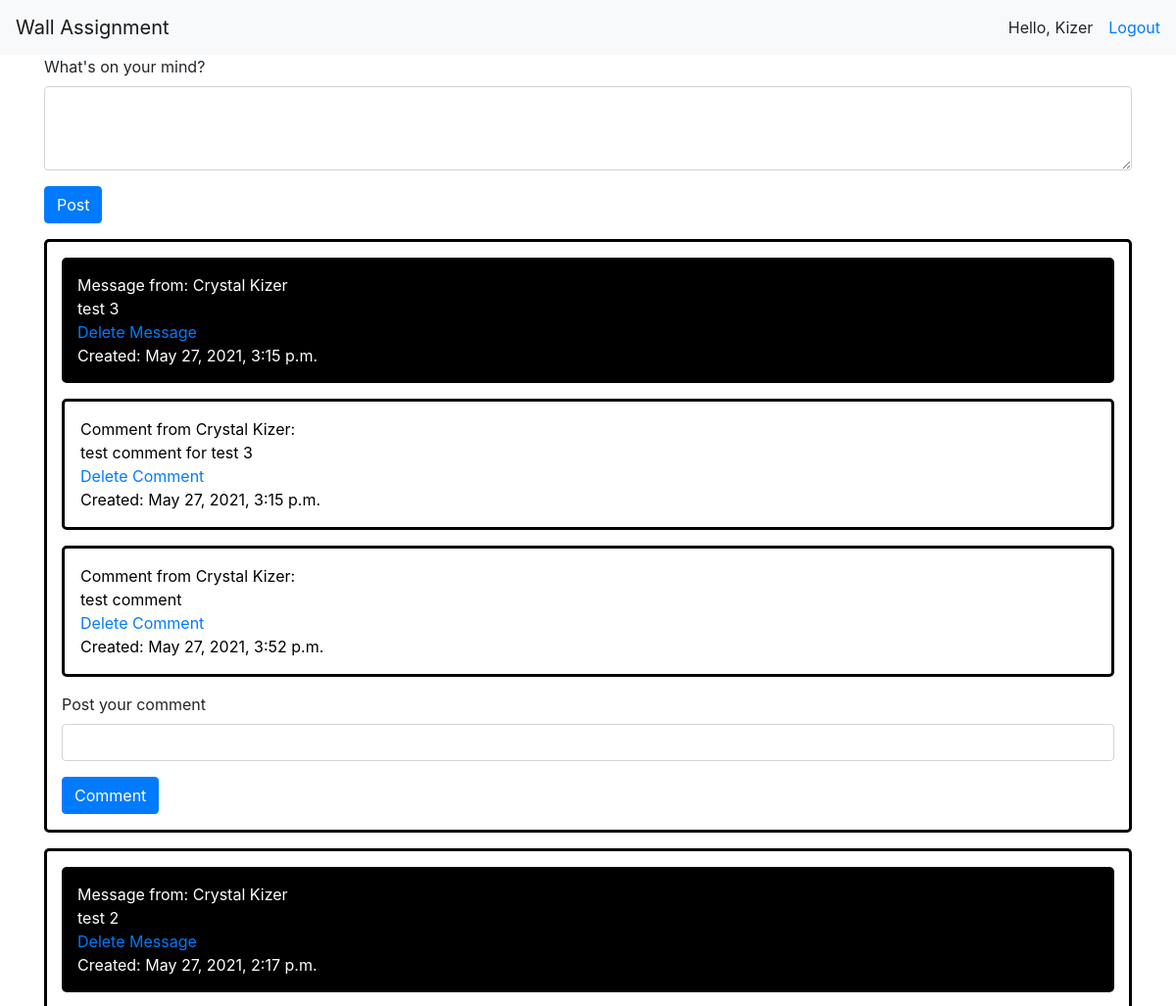
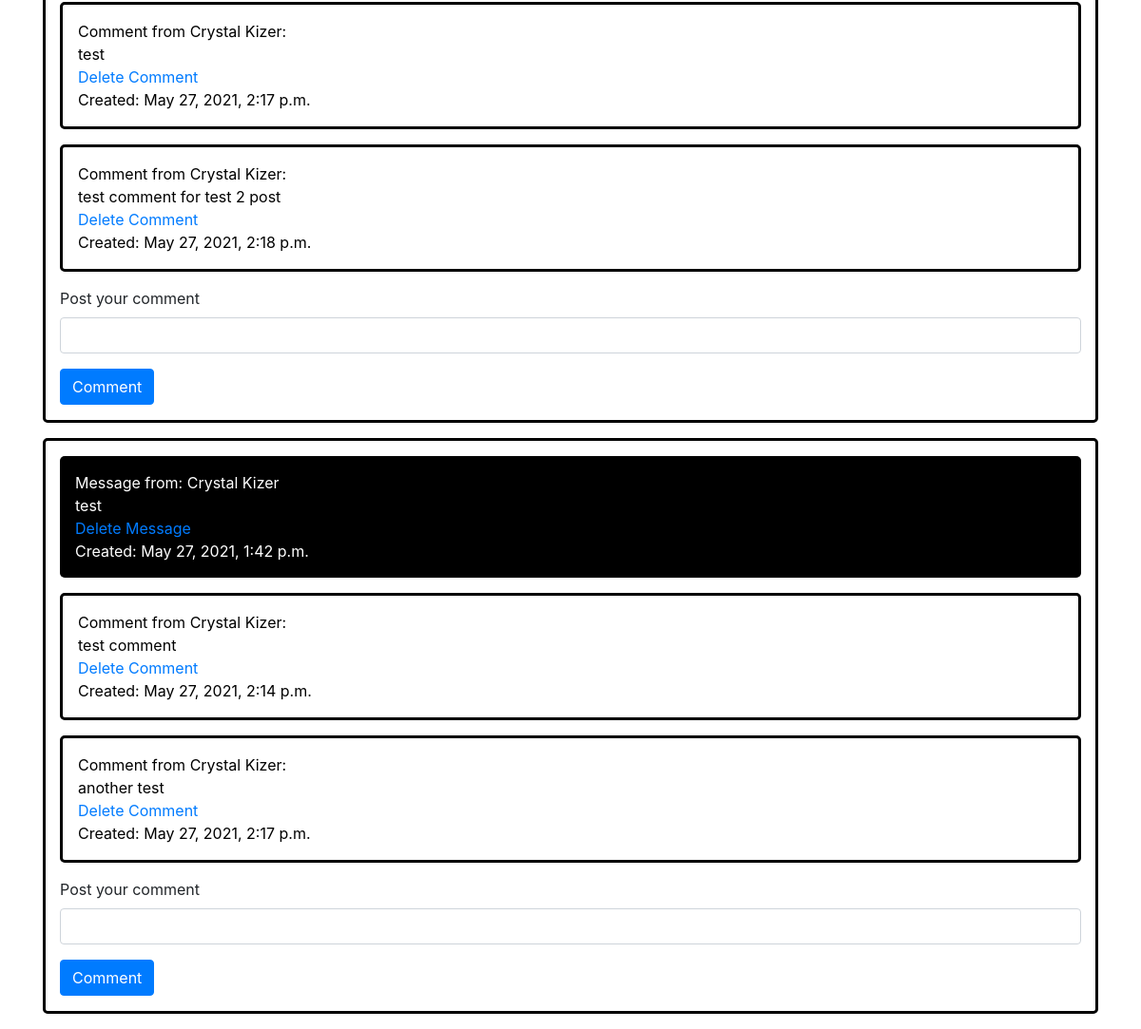
The app's page /wall (signed in), older data (2 pictures, top to bottom).
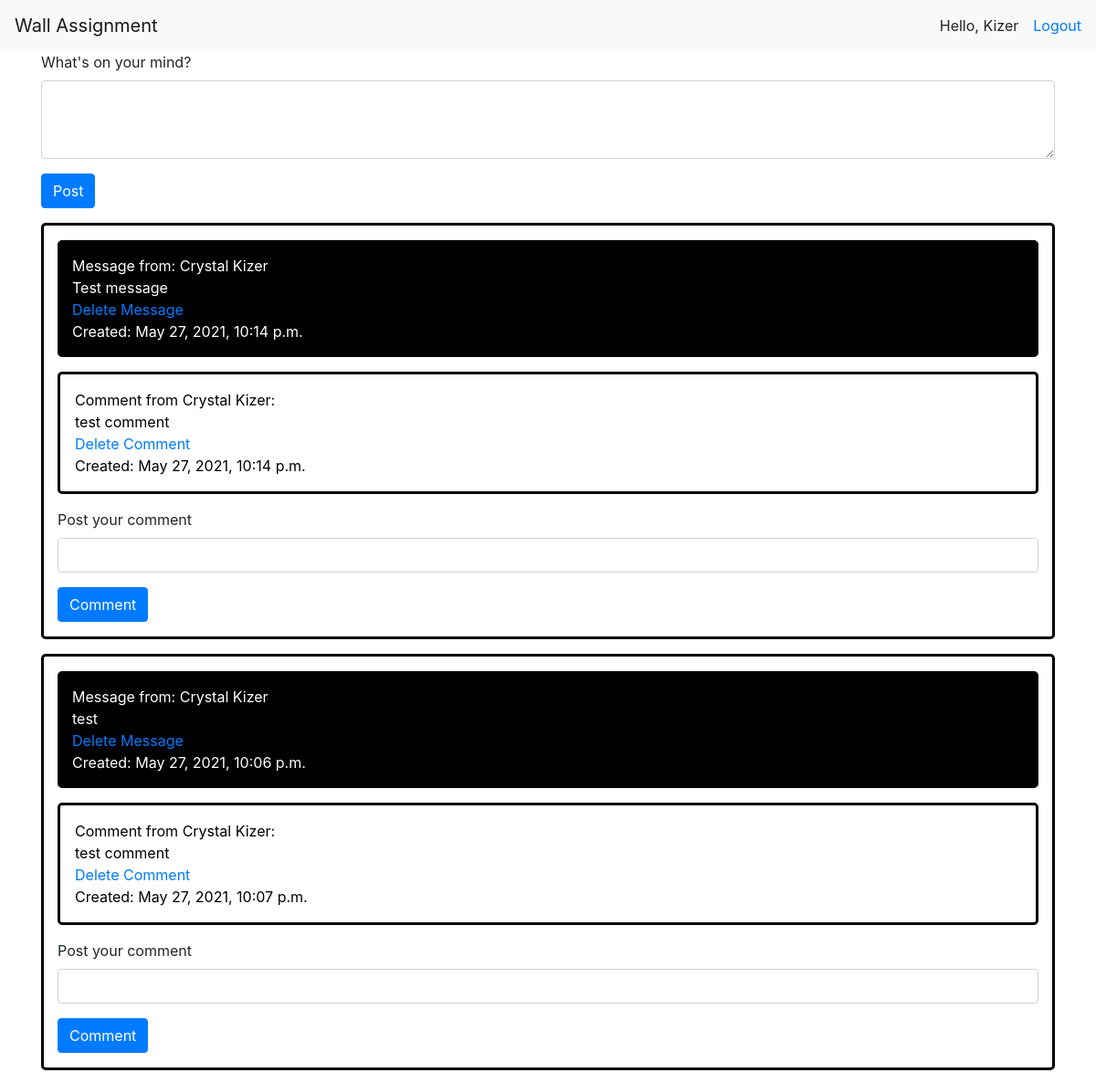
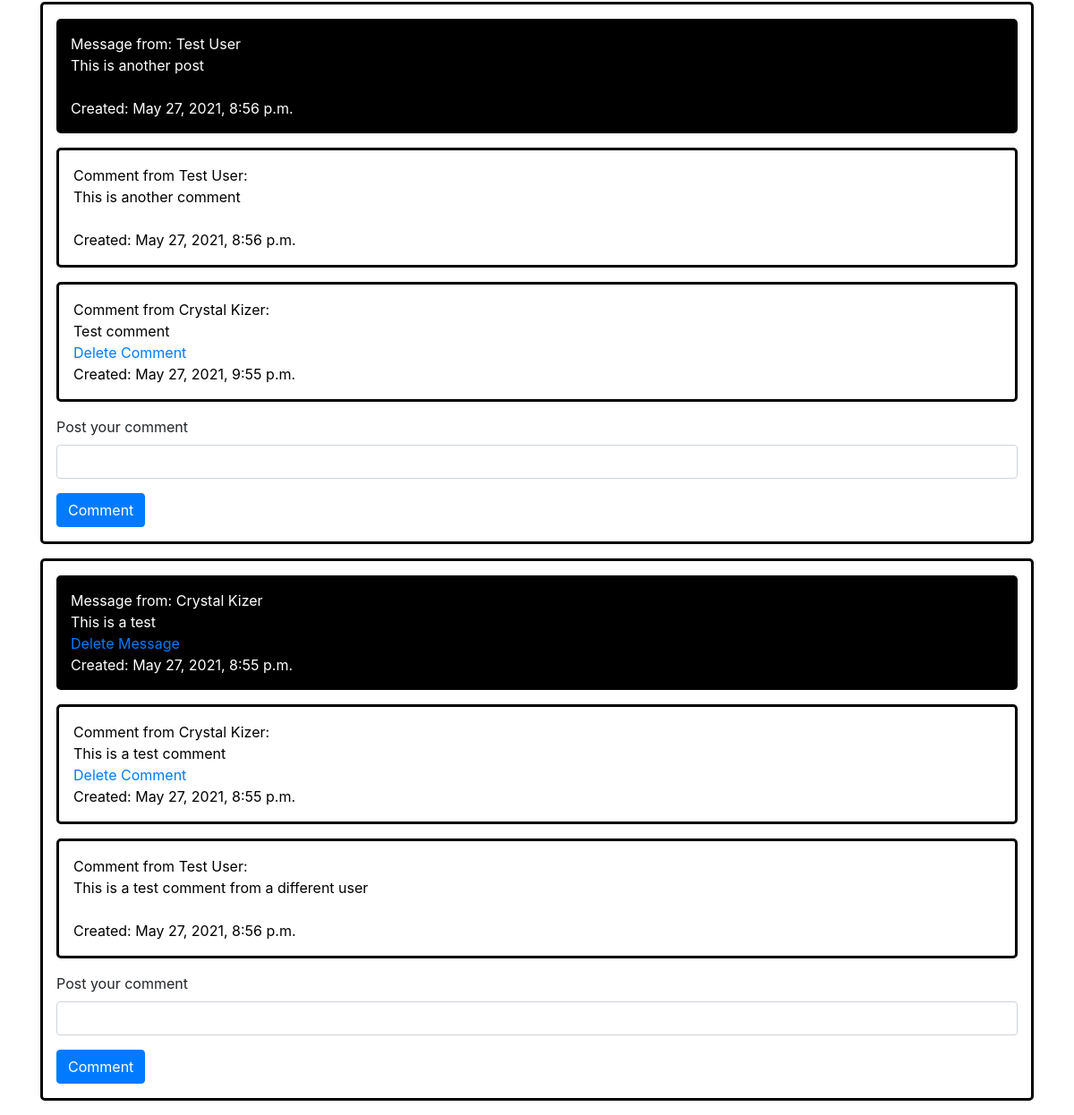
The same page, newer data (2 pictures, top to bottom).
### login_app/models.py (models this page shows)
class User(models.Model):
    first_name = models.CharField(max_length=255)
    last_name = models.CharField(max_length=255)
    email = models.CharField(max_length=255)
    pw = models.CharField(max_length=255)
    dob = models.DateField()
    created_at = models.DateTimeField(auto_now_add=True)
    updated_at = models.DateTimeField(auto_now=True)
    objects = UserManager()

### wall_app/models.py (models this page shows)
class Message(models.Model):
    poster = models.ForeignKey(User, related_name="user", on_delete = models.CASCADE)
    message = models.TextField()
    created_at = models.DateTimeField(auto_now_add=True)
    updated_at = models.DateTimeField(auto_now=True)

class Comment(models.Model):
    commenter = models.ForeignKey(User, related_name="commentuser", on_delete = models.CASCADE)
    message = models.ForeignKey(Message, related_name="msgcomment", on_delete = models.CASCADE)
    comment = models.TextField()
    created_at = models.DateTimeField(auto_now_add=True)
    updated_at = models.DateTimeField(auto_now=True)

### wall_app/views.py (the view)
# urls.py: path('', views.index, name="login_index"),
def index(request):
    if "user_id" not in request.session:
        return redirect('login_app:login_index')
    context = {
        "messages": Message.objects.all(),
    }
    return render(request, "index.html", context)

### wall_app/templates/index.html (shortened to what this page needs)
<!DOCTYPE html>
<html lang="en">
<head>
    <link rel="stylesheet" href="https://maxcdn.bootstrapcdn.com/bootstrap/4.0.0/css/bootstrap.min.css">
    {% load static %}
    <link rel="stylesheet" href="{% static 'css/style.css' %}">
</head>
<body>
    <nav class="navbar navbar-expand-lg navbar-light bg-light">
        <a class="navbar-brand" href="#">Wall Assignment</a>
        <div class="collapse navbar-collapse" id="navbarSupportedContent">
            <ul class="navbar-nav ml-auto">
                <li class="mr-3">Hello, {{request.session.username}} </li>
                <li><a href="{% url 'login_app:login_logout' %}"> Logout</a></li>
            </ul>
        </div>
    </nav>
    <div class="container">
        <div class="row">
            <div class="col">
                <form action="{% url 'wall_app:post_message' %}" method="post">
                    <div class="form-group">
                        <label for="post">What's on your mind?</label>
                        <textarea name="message" class="form-control" id="post" rows="3"></textarea>
                    </div>
                    <button type="submit" class="btn btn-primary">Post</button>
                </form>
            </div>
        </div>
        {% for message in messages reversed %}
        <div class="row message-group">
            <div class="col-12">
                <p class="message">Message from: {{message.poster.first_name}} {{message.poster.last_name}}<br />{{message.message}}<br /> {% if message.poster.id == request.session.user_id %}
                    <a href="/wall/destroy_message/{{message.id}}">Delete Message</a> {% endif %}
                    <br />Created: {{message.created_at}}
                </p>
            </div>
            <div class="col-12 comment">
                {% for comment in message.msgcomment.all %}
                <p class="comment-message">Comment from {{comment.commenter.first_name}} {{comment.commenter.last_name}}: <br /> {{comment.comment}}<br /> {% if comment.commenter.id == request.session.user_id %}
                    <a href="/wall/destroy_comment/{{comment.id}}">Delete Comment</a>{% endif %}<br />Created: {{comment.created_at}}</p>
                {% endfor %}
                <form action="{% url 'wall_app:post_comment' %}" method="post">
                    <div class="form-group">
                        <label for="comment">Post your comment</label>
                        <input type="text" name="comment" class="form-control" id="comment">
                    </div>
                    <button type="submit" class="btn btn-primary">Comment</button>
                </form>
            </div>
        </div>
        {% endfor %}
    </div>
</body>
</html>

### wall_app/static/css/style.css (style rules this page uses)
.message { background-color: #000; color: #fff; border-radius: 5px; margin: 1em 0; padding: 1em; }
.comment { padding: 0, 2em, 2em, 0; }
.comment-message { border: solid black; border-radius: 5px; color: #000; padding: 1em; }
.message-group { border: solid black; border-radius: 5px; margin: 1em auto; padding-bottom: 1em; }

Row changes from the older to the newer data that the page shows:
removed Message: poster.first_name "Crystal", poster.last_name "Kizer", message "test 3", created_at "May 27, 2021, 3:15 p.m."
removed Comment: commenter.first_name "Crystal", commenter.last_name "Kizer", comment "test comment for test 3", created_at "May 27, 2021, 3:15 p.m."
removed Comment: commenter.first_name "Crystal", commenter.last_name "Kizer", comment "test comment", created_at "May 27, 2021, 3:52 p.m."
removed Message: poster.first_name "Crystal", poster.last_name "Kizer", message "test 2", created_at "May 27, 2021, 2:17 p.m."
removed Comment: commenter.first_name "Crystal", commenter.last_name "Kizer", comment "test", created_at "May 27, 2021, 2:17 p.m."
removed Comment: commenter.first_name "Crystal", commenter.last_name "Kizer", comment "test comment for test 2 post", created_at "May 27, 2021, 2:18 p.m."
removed Message: poster.first_name "Crystal", poster.last_name "Kizer", message "test", created_at "May 27, 2021, 1:42 p.m."
removed Comment: commenter.first_name "Crystal", commenter.last_name "Kizer", comment "test comment", created_at "May 27, 2021, 2:14 p.m."
removed Comment: commenter.first_name "Crystal", commenter.last_name "Kizer", comment "another test", created_at "May 27, 2021, 2:17 p.m."
added Message: poster.first_name "Crystal", poster.last_name "Kizer", message "Test message", created_at "May 27, 2021, 10:14 p.m."
added Comment: commenter.first_name "Crystal", commenter.last_name "Kizer", comment "test comment", created_at "May 27, 2021, 10:14 p.m."
added Message: poster.first_name "Crystal", poster.last_name "Kizer", message "test", created_at "May 27, 2021, 10:06 p.m."
added Comment: commenter.first_name "Crystal", commenter.last_name "Kizer", comment "test comment", created_at "May 27, 2021, 10:07 p.m."
added Message: poster.first_name "Test", poster.last_name "User", message "This is another post", created_at "May 27, 2021, 8:56 p.m."
added Comment: commenter.first_name "Test", commenter.last_name "User", comment "This is another comment", created_at "May 27, 2021, 8:56 p.m."
added Comment: commenter.first_name "Crystal", commenter.last_name "Kizer", comment "Test comment", created_at "May 27, 2021, 9:55 p.m.", shown under "Test"
added Message: poster.first_name "Crystal", poster.last_name "Kizer", message "This is a test", created_at "May 27, 2021, 8:55 p.m."
added Comment: commenter.first_name "Crystal", commenter.last_name "Kizer", comment "This is a test comment", created_at "May 27, 2021, 8:55 p.m."
added Comment: commenter.first_name "Test", commenter.last_name "User", comment "This is a test comment from a different user", created_at "May 27, 2021, 8:56 p.m.", shown under "Crystal"
